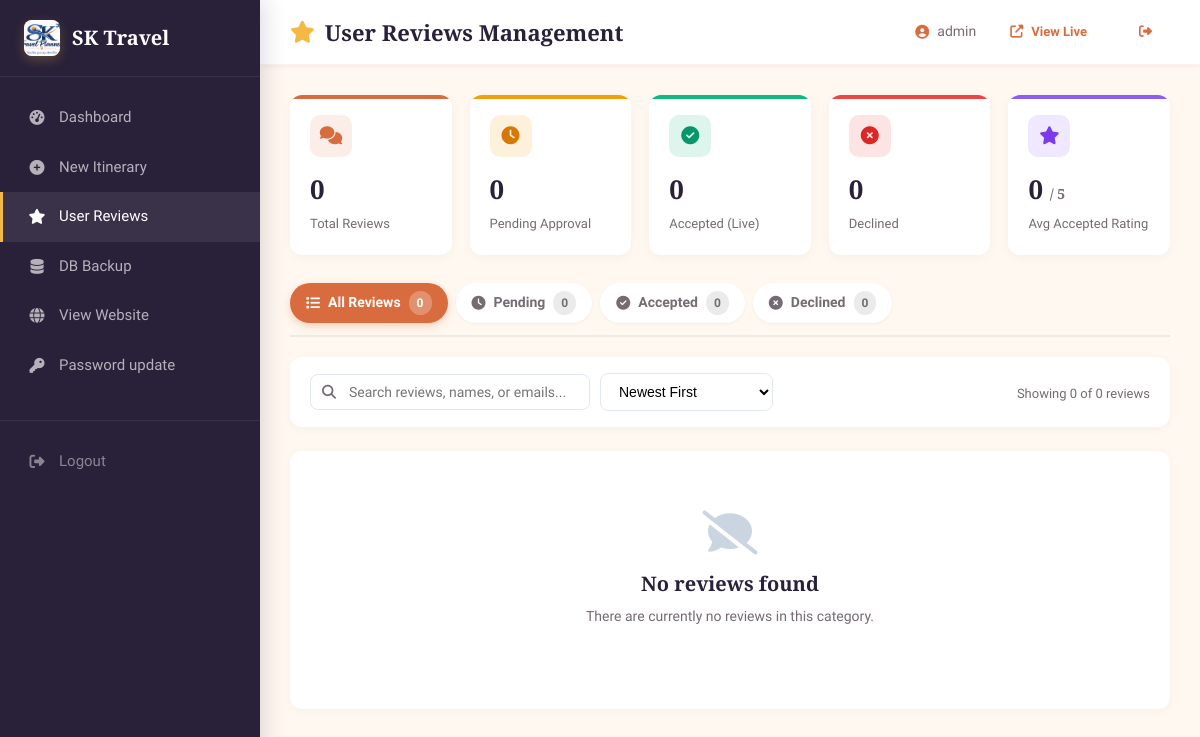
Page /admin/reviews.php (signed in) on the earlier database version.
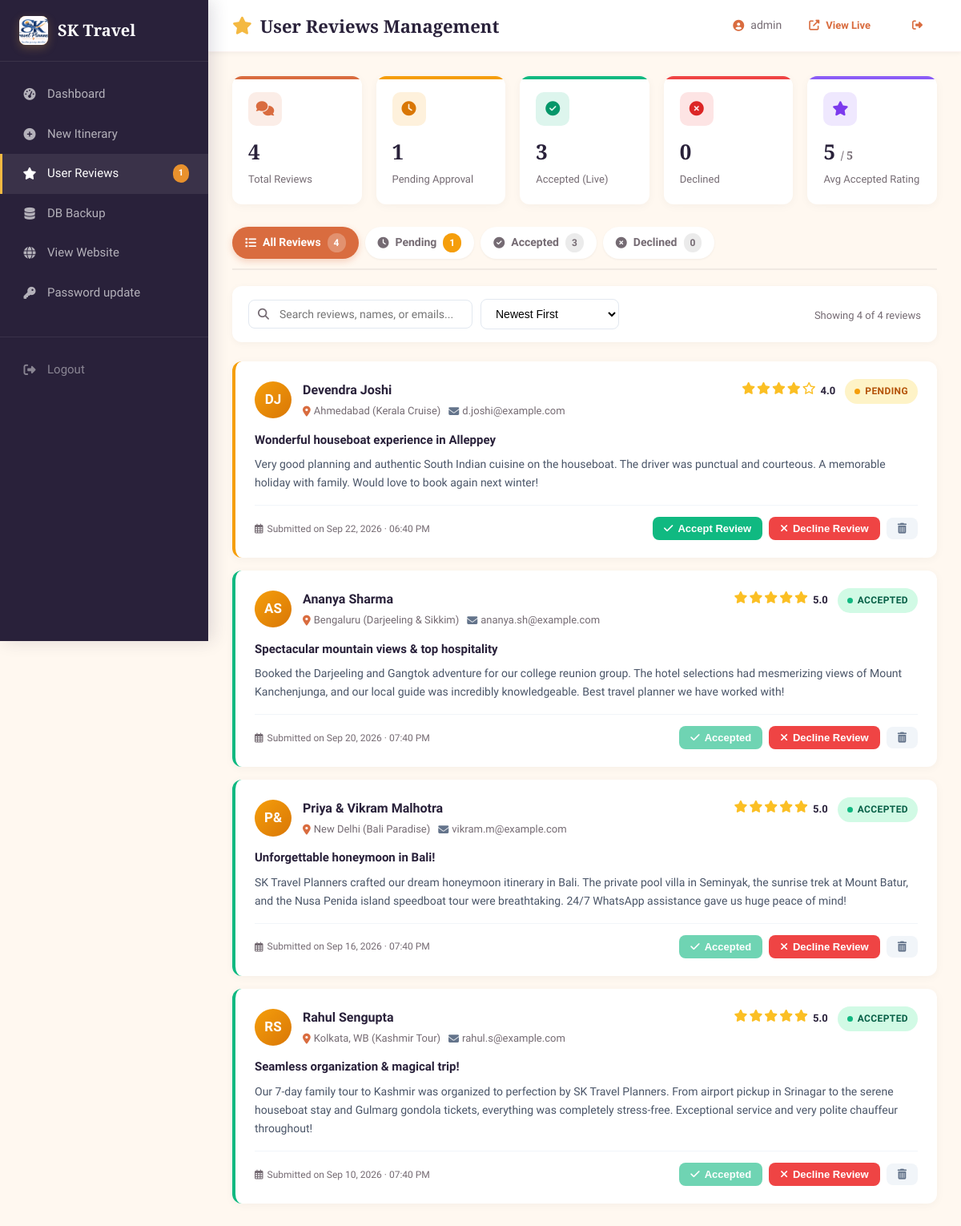
Same page on the later database version.
### tables this page shows
CREATE TABLE IF NOT EXISTS user_reviews (
    id            INT AUTO_INCREMENT PRIMARY KEY,
    user_name     VARCHAR(100) NOT NULL,
    user_email    VARCHAR(150) DEFAULT NULL,
    user_location VARCHAR(100) DEFAULT NULL,
    rating        TINYINT UNSIGNED NOT NULL DEFAULT 5,
    review_title  VARCHAR(255) DEFAULT NULL,
    review_text   TEXT NOT NULL,
    status        ENUM('pending', 'approved', 'declined') NOT NULL DEFAULT 'pending',
    created_at    TIMESTAMP NOT NULL DEFAULT CURRENT_TIMESTAMP,
    updated_at    TIMESTAMP NOT NULL DEFAULT CURRENT_TIMESTAMP ON UPDATE CURRENT_TIMESTAMP,
    INDEX idx_status (status),
    INDEX idx_rating (rating),
    INDEX idx_created_at (created_at)
);

### config.php (called while the page is built, shortened)
<?php
function e($string): string
{
    return htmlspecialchars(
        (string) $string,
        ENT_QUOTES | ENT_HTML5,
        'UTF-8'
    );
}
function clean($string): string
{
    return trim(
        strip_tags(
            (string) $string
        )
    );
}
?>

### admin/reviews.php (the view, shortened to what the rows shown need)
<?php
require_once __DIR__ . '/../config.php';
$filter = clean($_GET['filter'] ?? 'all');
$search = clean($_GET['search'] ?? '');
$sort   = clean($_GET['sort'] ?? 'newest');
$sortMap = [
    'newest'      => 'created_at DESC',
    'oldest'      => 'created_at ASC',
    'rating_high' => 'rating DESC, created_at DESC',
    'rating_low'  => 'rating ASC, created_at DESC',
];
$sortSql = $sortMap[$sort] ?? 'created_at DESC';
$page    = max(1, (int)($_GET['page'] ?? 1));
$perPage = 10;
$whereClauses = [];
$params       = [];
$whereSql = !empty($whereClauses) ? 'WHERE ' . implode(' AND ', $whereClauses) : '';
$offset = ($page - 1) * $perPage;
$dataStmt = $pdo->prepare("SELECT * FROM user_reviews {$whereSql} ORDER BY {$sortSql} LIMIT {$perPage} OFFSET {$offset}");
$dataStmt->execute($params);
$reviews = $dataStmt->fetchAll();
?>
<!DOCTYPE html>
<html lang="en">
<head>
    <link rel="stylesheet" href="../style.css">
    <link rel="stylesheet" href="https://cdnjs.cloudflare.com/ajax/libs/font-awesome/6.5.0/css/all.min.css">
</head>
<body>
<div class="admin-layout">
    <div class="admin-main">
        <div class="admin-topbar">
            <h1><i class="fas fa-star" style="color:var(--accent);"></i> User Reviews Management</h1>
        </div>
        <div class="admin-content">
            <?php if (empty($reviews)): ?>
                <div style="background:#fff;border-radius:12px;padding:60px 20px;text-align:center;color:var(--text-muted);box-shadow:0 2px 10px rgba(0,0,0,0.04);">
                    <i class="fas fa-comment-slash" style="font-size:44px;color:#cbd5e1;margin-bottom:16px;"></i>
                    <h3 style="font-size:20px;color:var(--dark);margin-bottom:8px;">No reviews found</h3>
                    <p style="font-size:14px;margin-bottom:20px;">
                        <?= $search ? 'No reviews matching your search criteria.' : 'There are currently no reviews in this category.' ?>
                    </p>
                    <?php if ($search || $filter !== 'all'): ?>
                        <a href="reviews.php" class="btn btn-outline"><i class="fas fa-undo"></i> Show All Reviews</a>
                    <?php endif; ?>
                </div>
            <?php else: ?>
                <div class="reviews-container">
                    <?php foreach ($reviews as $rev):
                        $statusClass = $rev['status'] === 'approved' ? 'approved' : ($rev['status'] === 'declined' ? 'declined' : 'pending');
                        $initials = '';
                        $parts = explode(' ', trim($rev['user_name']));
                        foreach (array_slice($parts, 0, 2) as $p) {
                            $initials .= mb_substr($p, 0, 1);
                        }
                    ?>
                        <div class="review-row-card status-border-<?= $statusClass ?>" id="review-card-<?= (int)$rev['id'] ?>">
                            <div class="review-card-header">
                                <div class="reviewer-info">
                                    <div class="reviewer-avatar">
                                        <?= e($initials ?: 'U') ?>
                                    </div>
                                    <div>
                                        <div class="reviewer-name"><?= e($rev['user_name']) ?></div>
                                        <div class="reviewer-meta">
                                            <?php if (!empty($rev['user_location'])): ?>
                                                <span><i class="fas fa-map-marker-alt" style="color:var(--primary);"></i> <?= e($rev['user_location']) ?></span>
                                            <?php endif; ?>
                                            <?php if (!empty($rev['user_email'])): ?>
                                                <span><i class="fas fa-envelope" style="color:#64748b;"></i> <?= e($rev['user_email']) ?></span>
                                            <?php endif; ?>
                                        </div>
                                    </div>
                                </div>
                                <div class="review-header-right">
                                    <div class="stars-display">
                                        <?php for ($s = 1; $s <= 5; $s++): ?>
                                            <i class="<?= $s <= (int)$rev['rating'] ? 'fas' : 'far' ?> fa-star"></i>
                                        <?php endfor; ?>
                                        <span class="rating-val"><?= (int)$rev['rating'] ?>.0</span>
                                    </div>
                                    <span class="status-badge <?= $statusClass ?>" id="badge-<?= (int)$rev['id'] ?>">
                                        <span class="dot"></span>
                                        <span class="badge-text">
                                            <?= $rev['status'] === 'approved' ? 'Accepted' : ($rev['status'] === 'declined' ? 'Declined' : 'Pending') ?>
                                        </span>
                                    </span>
                                </div>
                            </div>
                            <div class="review-card-body">
                                <?php if (!empty($rev['review_title'])): ?>
                                    <div class="review-item-title"><?= e($rev['review_title']) ?></div>
                                <?php endif; ?>
                                <p class="review-item-text"><?= nl2br(e($rev['review_text'])) ?></p>
                            </div>
                            <div class="review-card-footer">
                                <div class="review-date">
                                    <i class="far fa-calendar-alt"></i> Submitted on <?= date('M d, Y · h:i A', strtotime($rev['created_at'])) ?>
                                </div>
                                <div class="review-actions-group" id="actions-<?= (int)$rev['id'] ?>">
                                    <button type="button"
                                            class="btn-act btn-act-accept"
                                            onclick="handleReviewAction(<?= (int)$rev['id'] ?>, 'accept')"
                                            title="Accept and publish review on website"
                                            style="<?= $rev['status'] === 'approved' ? 'opacity:0.6;' : '' ?>">
                                        <i class="fas fa-check"></i>
                                        <?= $rev['status'] === 'approved' ? 'Accepted' : 'Accept Review' ?>
                                    </button>
                                    <button type="button"
                                            class="btn-act btn-act-decline"
                                            onclick="handleReviewAction(<?= (int)$rev['id'] ?>, 'decline')"
                                            title="Decline review (hide from website)"
                                            style="<?= $rev['status'] === 'declined' ? 'opacity:0.6;' : '' ?>">
                                        <i class="fas fa-times"></i>
                                        <?= $rev['status'] === 'declined' ? 'Declined' : 'Decline Review' ?>
                                    </button>
                                    <button type="button"
                                            class="btn-act btn-act-delete"
                                            onclick="deleteReview(<?= (int)$rev['id'] ?>)"
                                            title="Permanently Delete Review">
                                        <i class="fas fa-trash-alt"></i>
                                    </button>
                                </div>
                            </div>
                        </div>
                    <?php endforeach; ?>
                </div>
            <?php endif; ?>
        </div>
    </div>
</div>
</body>
</html>

Differences in the rows shown:
added user_reviews: initials "DJ", user_name "Devendra Joshi", user_location "Ahmedabad (Kerala Cruise)", user_email "d.joshi@example.com", rating "4", status "PENDING", review_title "Wonderful houseboat experience in Alleppey", review_text "Very good planning and authentic South Indian cuisine on the houseboat. The driver was punctual and courteous. A memorable holiday with family. Would love to book again next winter!", created_at "Sep 22, 2026 · 06:40 PM"
added user_reviews: initials "AS", user_name "Ananya Sharma", user_location "Bengaluru (Darjeeling & Sikkim)", user_email "ananya.sh@example.com", rating "5", status "ACCEPTED", review_title "Spectacular mountain views & top hospitality", review_text "Booked the Darjeeling and Gangtok adventure for our college reunion group. The hotel selections had mesmerizing views of Mount Kanchenjunga, and our local guide was incredibly knowledgeable. Best travel planner we have worked with!", created_at "Sep 20, 2026 · 07:40 PM"
added user_reviews: initials "P&", user_name "Priya & Vikram Malhotra", user_location "New Delhi (Bali Paradise)", user_email "vikram.m@example.com", rating "5", status "ACCEPTED", review_title "Unforgettable honeymoon in Bali!", review_text "SK Travel Planners crafted our dream honeymoon itinerary in Bali. The private pool villa in Seminyak, the sunrise trek at Mount Batur, and the Nusa Penida island speedboat tour were breathtaking. 24/7 WhatsApp assistance gave us huge peace of mind!", created_at "Sep 16, 2026 · 07:40 PM"
added user_reviews: initials "RS", user_name "Rahul Sengupta", user_location "Kolkata, WB (Kashmir Tour)", user_email "rahul.s@example.com", rating "5", status "ACCEPTED", review_title "Seamless organization & magical trip!", review_text "Our 7-day family tour to Kashmir was organized to perfection by SK Travel Planners. From airport pickup in Srinagar to the serene houseboat stay and Gulmarg gondola tickets, everything was completely stress-free. Exceptional service and very polite chauffeur throughout!", created_at "Sep 10, 2026 · 07:40 PM"
Other differences:
$sidebarPendingReviews: (not shown) → "1"
$totalReviews: "0" → "4"
$pendingReviews: "0" → "1"
$approvedReviews: "0" → "3"
$avgRating: "0" → "5"
count($reviews): "0" → "4"
$filteredCount: "0" → "4"
text no longer shown: "No reviews found There are currently no reviews in this category."
